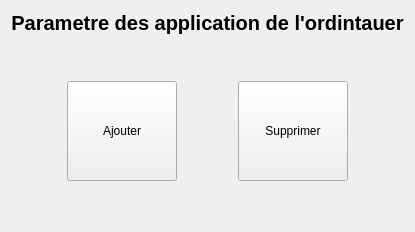
         <widget class="QWidget" name="mainpcapp">
          <layout class="QVBoxLayout" name="verticalLayout_8">
           <item>
            <widget class="QLabel" name="LINDICATIONAPPPC">
             <property name="font">
              <font>
               <pointsize>15</pointsize>
               <bold>true</bold>
              </font>
             </property>
             <property name="text">
              <string>Parametre des application de l'ordintauer</string>
             </property>
             <property name="alignment">
              <set>Qt::AlignmentFlag::AlignCenter</set>
             </property>
            </widget>
           </item>
           <item>
            <spacer name="verticalSpacer_14">
             <property name="orientation">
              <enum>Qt::Orientation::Vertical</enum>
             </property>
             <property name="sizeHint" stdset="0">
              <size>
               <width>20</width>
               <height>40</height>
              </size>
             </property>
            </spacer>
           </item>
           <item>
            <layout class="QHBoxLayout" name="horizontalLayout_6">
             <item>
              <spacer name="horizontalSpacer_9">
               <property name="orientation">
                <enum>Qt::Orientation::Horizontal</enum>
               </property>
               <property name="sizeHint" stdset="0">
                <size>
                 <width>40</width>
                 <height>20</height>
                </size>
               </property>
              </spacer>
             </item>
             <item>
              <widget class="QPushButton" name="IDC_ADDAPPPC">
               <property name="minimumSize">
                <size>
                 <width>110</width>
                 <height>100</height>
                </size>
               </property>
               <property name="maximumSize">
                <size>
                 <width>110</width>
                 <height>100</height>
                </size>
               </property>
               <property name="text">
                <string>Ajouter</string>
               </property>
              </widget>
             </item>
             <item>
              <spacer name="horizontalSpacer_8">
               <property name="orientation">
                <enum>Qt::Orientation::Horizontal</enum>
               </property>
               <property name="sizeHint" stdset="0">
                <size>
                 <width>40</width>
                 <height>20</height>
                </size>
               </property>
              </spacer>
             </item>
             <item>
              <widget class="QPushButton" name="IDC_SUPPRAPPPC">
               <property name="minimumSize">
                <size>
                 <width>110</width>
                 <height>100</height>
                </size>
               </property>
               <property name="maximumSize">
                <size>
                 <width>110</width>
                 <height>100</height>
                </size>
               </property>
               <property name="text">
                <string>Supprimer</string>
               </property>
              </widget>
             </item>
             <item>
              <spacer name="horizontalSpacer_11">
               <property name="orientation">
                <enum>Qt::Orientation::Horizontal</enum>
               </property>
               <property name="sizeHint" stdset="0">
                <size>
                 <width>40</width>
                 <height>20</height>
                </size>
               </property>
              </spacer>
             </item>
            </layout>
           </item>
           <item>
            <spacer name="verticalSpacer_15">
             <property name="orientation">
              <enum>Qt::Orientation::Vertical</enum>
             </property>
             <property name="sizeHint" stdset="0">
              <size>
               <width>20</width>
               <height>40</height>
              </size>
             </property>
            </spacer>
           </item>
          </layout>
         </widget>
